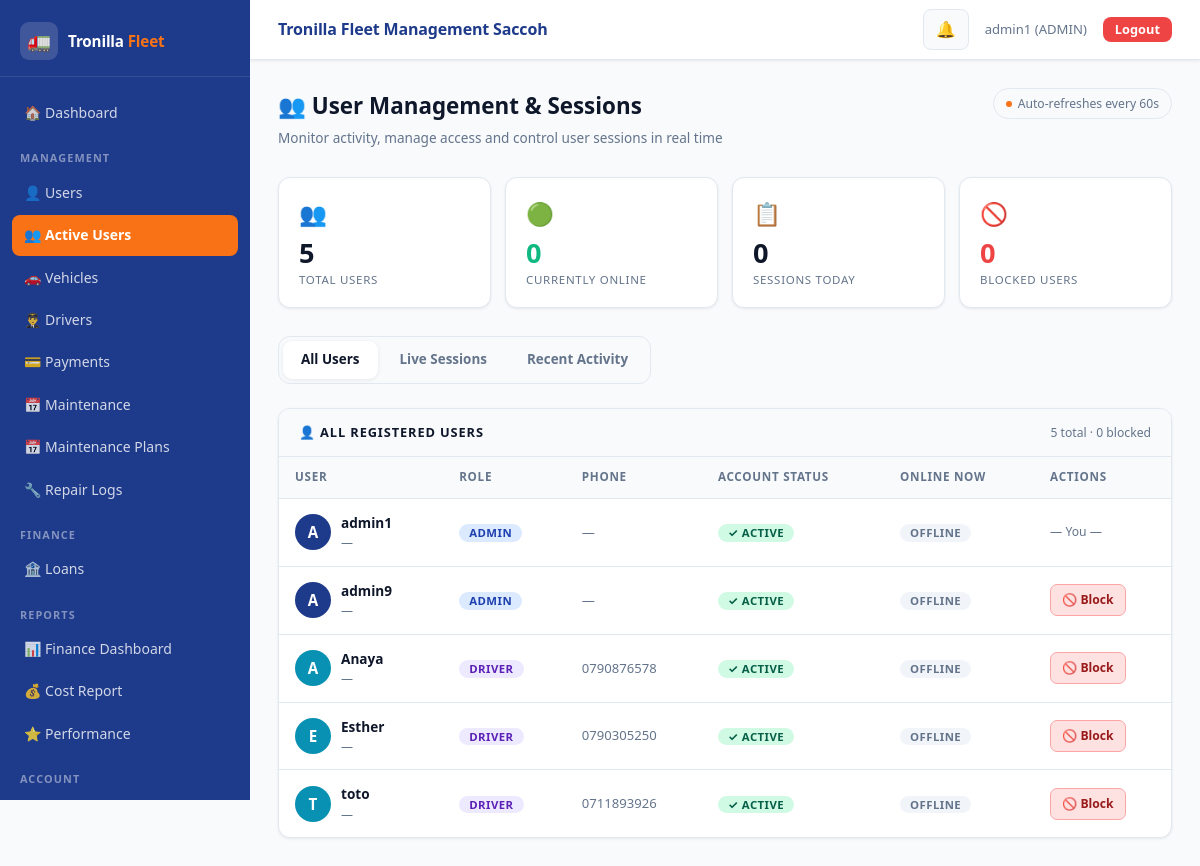
The app's page /accounts/active-users/ (signed in), older data.
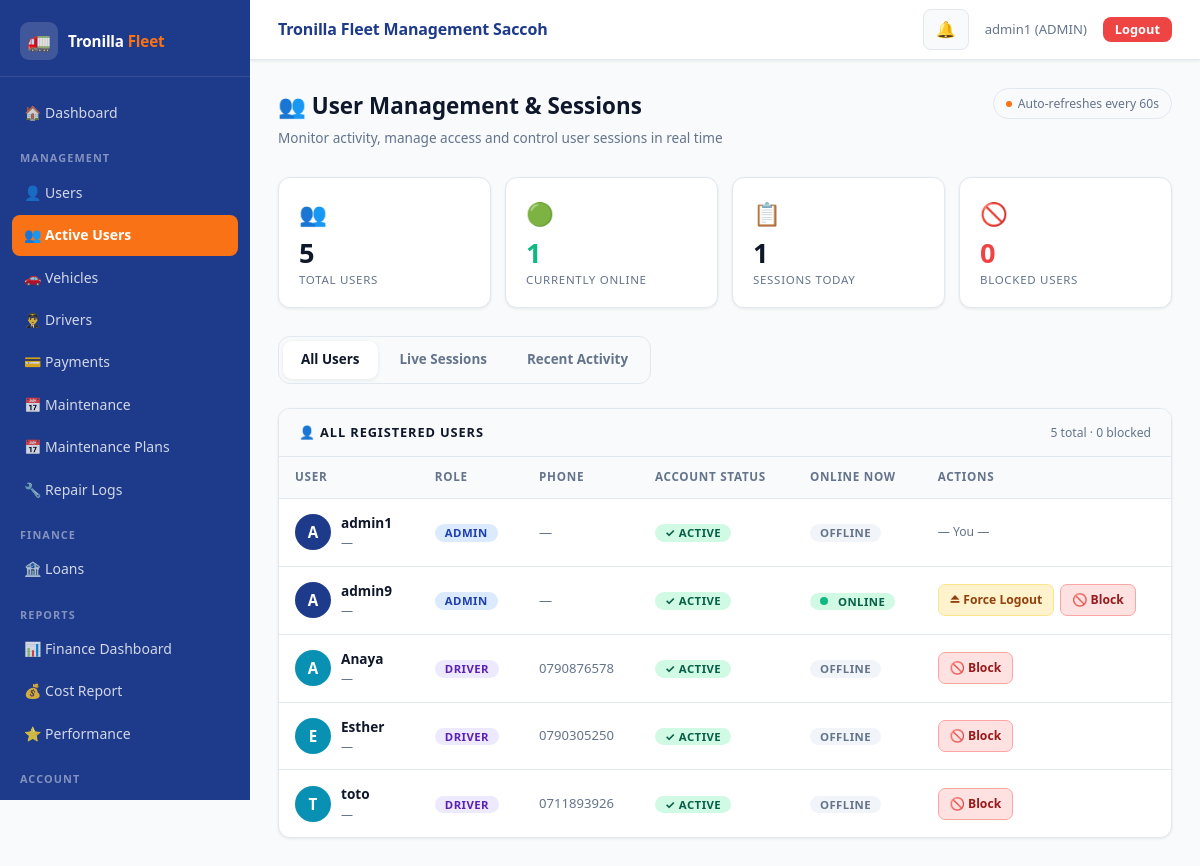
The same page, newer data.
### accounts/models.py (models this page shows, shortened)
class User(AbstractUser):
    ROLE_CHOICES = (
        ('ADMIN', 'Admin'),
        ('DRIVER', 'Driver'),
    )
    role = models.CharField(
        max_length=10,
        choices=ROLE_CHOICES,
        default='DRIVER'
    )
    phone_number = models.CharField(
        max_length=15,
        blank=True,
        null=True,
        unique=True
    )
    is_active_driver = models.BooleanField(default=True)

### accounts/views.py (the view)
# urls.py: path('active-users/',              views.active_users,      name='active_users'),
@admin_required
def active_users(request):
    today_start = timezone.now().replace(hour=0, minute=0, second=0, microsecond=0)
    since_24h   = timezone.now() - timedelta(hours=24)
    active_sessions = UserSession.objects.filter(
        is_active=True
    ).select_related('user').order_by('-login_time')
    recent_sessions = UserSession.objects.filter(
        login_time__gte=since_24h
    ).select_related('user').order_by('-login_time')
    all_users = User.objects.all().order_by('role', 'username')
    online_user_ids = set(
        active_sessions.values_list('user_id', flat=True)
    )
    total_users    = all_users.count()
    blocked_users  = all_users.filter(is_active=False).count()
    active_count   = active_sessions.count()
    sessions_today = UserSession.objects.filter(
        login_time__gte=today_start
    ).count()
    return render(request, 'active_users.html', {
        'active_sessions':  active_sessions,
        'recent_sessions':  recent_sessions,
        'all_users':        all_users,
        'online_user_ids':  online_user_ids,
        'active_count':     active_count,
        'total_users':      total_users,
        'blocked_users':    blocked_users,
        'sessions_today':   sessions_today,
    })

### accounts/models.py (called while the page is built)
    def duration(self):
        end = self.logout_time or timezone.now()
        delta = end - self.login_time
        minutes = int(delta.total_seconds() // 60)
        if minutes < 60:
            return f"{minutes}m"
        hours = minutes // 60
        mins  = minutes % 60
        return f"{hours}h {mins}m"

### accounts/permissions.py (called while the page is built)
def admin_required(view_func):
    @wraps(view_func)
    def wrapper(request, *args, **kwargs):
        if request.user.is_authenticated and request.user.role == 'ADMIN':
            response = view_func(request, *args, **kwargs)
            response['Cache-Control'] = 'no-cache, no-store, must-revalidate'
            response['Pragma'] = 'no-cache'
            response['Expires'] = '0'
            return response
        return redirect('login')
    return wrapper

### notifications/context_processors.py (called while the page is built)
def notification_context(request):
    if request.user.is_authenticated:
        notifications = get_user_notifications(request.user)[:10]  # 🔥 limit for navbar
        unread_count = get_unread_count(request.user)
    else:
        notifications = []
        unread_count = 0
    return {
        "notifications": notifications,
        "unread_count": unread_count
    }

### accounts/templates/active_users.html (shortened to what the changed rows need)
{% extends 'base.html' %}
{% block content %}
<div class="stat-strip">
  <div class="strip-card">
    <div class="strip-icon">🟢</div>
    <div class="strip-val" style="color:#10b981;">{{ active_count }}</div>
    <div class="strip-label">Currently Online</div>
  </div>
  <div class="strip-card">
    <div class="strip-icon">📋</div>
    <div class="strip-val">{{ sessions_today }}</div>
    <div class="strip-label">Sessions Today</div>
  </div>
</div>
<div id="all-users" class="tab-content">
  <div class="section-card">
    {% if all_users %}
    <table class="st">
      <thead>
        <tr>
          <th>User</th>
          <th>Role</th>
          <th>Phone</th>
          <th>Account Status</th>
          <th>Online Now</th>
          <th>Actions</th>
        </tr>
      </thead>
      <tbody>
        {% for u in all_users %}
        <tr class="{% if not u.is_active %}blocked-row{% endif %}">
          <td>
            <div style="display:flex;align-items:center;gap:10px;">
              <div class="avatar {% if not u.is_active %}av-blocked{% elif u.role == 'ADMIN' %}av-admin{% else %}av-driver{% endif %}">
                {{ u.username|first|upper }}
              </div>
              <div>
                <div style="font-weight:700;">{{ u.username }}</div>
                <div style="font-size:.75rem;color:var(--text-muted);">
                  {{ u.get_full_name|default:"—" }}
                </div>
              </div>
            </div>
          </td>
          <td>
            <span class="badge {% if u.role == 'ADMIN' %}b-admin{% else %}b-driver{% endif %}">
              {{ u.role }}
            </span>
          </td>
          <td style="font-size:.82rem;color:var(--text-muted);">
            {{ u.phone_number|default:"—" }}
          </td>
          <td>
            {% if u.is_active %}
              <span class="badge b-active-acct">✓ Active</span>
            {% else %}
              <span class="badge b-blocked">✕ Blocked</span>
            {% endif %}
          </td>
          <td>
            {% if u.id in online_user_ids %}
              <span class="badge b-online">
                <span class="live-dot"></span> Online
              </span>
            {% else %}
              <span class="badge b-offline">Offline</span>
            {% endif %}
          </td>
          <td>
            <div class="actions-wrap">
              {% if u != request.user %}
                {% if u.id in online_user_ids %}
                <form method="POST" action="{% url 'force_logout_user' u.pk %}"
                      onsubmit="return confirm('Force logout {{ u.username }}?')">
                  <button type="submit" class="act-btn act-logout">⏏ Force Logout</button>
                </form>
                {% endif %}
                {% if u.is_active %}
                <form method="POST" action="{% url 'block_user' u.pk %}"
                      onsubmit="return confirm('Block {{ u.username }}? They will be logged out immediately.')">
                  <button type="submit" class="act-btn act-block">🚫 Block</button>
                </form>
                {% else %}
                <form method="POST" action="{% url 'unblock_user' u.pk %}">
                  {% csrf_token %}
                  <button type="submit" class="act-btn act-unblock">✅ Unblock</button>
                </form>
                {% endif %}
              {% else %}
                <span style="font-size:.76rem;color:var(--text-muted);">— You —</span>
              {% endif %}
            </div>
          </td>
        </tr>
        {% endfor %}
      </tbody>
    </table>
    {% else %}
      <div class="empty-state"><div class="ei">👤</div>No users found.</div>
    {% endif %}
  </div>
</div>
{% endblock %}

Row changes from the older to the newer data that the page shows:
changed User "admin9": text "OFFLINE" → "ONLINE ⏏ Force Logout"
Text that changed along with them:
{{ active_count }}: "0" → "1"
{{ sessions_today }}: "0" → "1"
